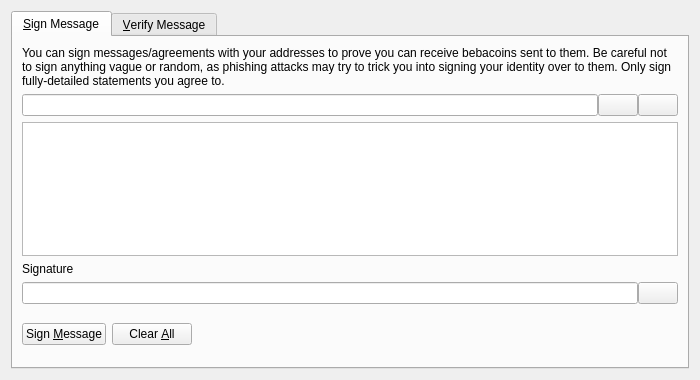
<?xml version="1.0" encoding="UTF-8"?>
<ui version="4.0">
 <class>SignVerifyMessageDialog</class>
 <widget class="QDialog" name="SignVerifyMessageDialog">
  <property name="geometry">
   <rect>
    <x>0</x>
    <y>0</y>
    <width>700</width>
    <height>380</height>
   </rect>
  </property>
  <property name="windowTitle">
   <string>Signatures - Sign / Verify a Message</string>
  </property>
  <property name="modal">
   <bool>true</bool>
  </property>
  <layout class="QVBoxLayout" name="verticalLayout">
   <item>
    <widget class="QTabWidget" name="tabWidget">
     <property name="currentIndex">
      <number>0</number>
     </property>
     <widget class="QWidget" name="tabSignMessage">
      <attribute name="title">
       <string>&amp;Sign Message</string>
      </attribute>
      <layout class="QVBoxLayout" name="verticalLayout_SM">
       <item>
        <widget class="QLabel" name="infoLabel_SM">
         <property name="text">
          <string>You can sign messages/agreements with your addresses to prove you can receive bebacoins sent to them. Be careful not to sign anything vague or random, as phishing attacks may try to trick you into signing your identity over to them. Only sign fully-detailed statements you agree to.</string>
         </property>
         <property name="textFormat">
          <enum>Qt::PlainText</enum>
         </property>
         <property name="wordWrap">
          <bool>true</bool>
         </property>
        </widget>
       </item>
       <item>
        <layout class="QHBoxLayout" name="horizontalLayout_1_SM">
         <property name="spacing">
          <number>0</number>
         </property>
         <item>
          <widget class="QValidatedLineEdit" name="addressIn_SM">
           <property name="toolTip">
            <string>The Bebacoin address to sign the message with</string>
           </property>
          </widget>
         </item>
         <item>
          <widget class="QPushButton" name="addressBookButton_SM">
           <property name="toolTip">
            <string>Choose previously used address</string>
           </property>
           <property name="text">
            <string/>
           </property>
           <property name="icon">
            <iconset resource="../bitcoin.qrc">
             <normaloff>:/icons/address-book</normaloff>:/icons/address-book</iconset>
           </property>
           <property name="shortcut">
            <string>Alt+A</string>
           </property>
           <property name="autoDefault">
            <bool>false</bool>
           </property>
          </widget>
         </item>
         <item>
          <widget class="QPushButton" name="pasteButton_SM">
           <property name="toolTip">
            <string>Paste address from clipboard</string>
           </property>
           <property name="text">
            <string/>
           </property>
           <property name="icon">
            <iconset resource="../bitcoin.qrc">
             <normaloff>:/icons/editpaste</normaloff>:/icons/editpaste</iconset>
           </property>
           <property name="shortcut">
            <string>Alt+P</string>
           </property>
           <property name="autoDefault">
            <bool>false</bool>
           </property>
          </widget>
         </item>
        </layout>
       </item>
       <item>
        <widget class="QPlainTextEdit" name="messageIn_SM">
         <property name="toolTip">
          <string>Enter the message you want to sign here</string>
         </property>
        </widget>
       </item>
       <item>
        <widget class="QLabel" name="signatureLabel_SM">
         <property name="text">
          <string>Signature</string>
         </property>
         <property name="textFormat">
          <enum>Qt::PlainText</enum>
         </property>
        </widget>
       </item>
       <item>
        <layout class="QHBoxLayout" name="horizontalLayout_2_SM">
         <property name="spacing">
          <number>0</number>
         </property>
         <item>
          <widget class="QLineEdit" name="signatureOut_SM">
           <property name="font">
            <font>
             <italic>true</italic>
            </font>
           </property>
           <property name="readOnly">
            <bool>true</bool>
           </property>
          </widget>
         </item>
         <item>
          <widget class="QPushButton" name="copySignatureButton_SM">
           <property name="toolTip">
            <string>Copy the current signature to the system clipboard</string>
           </property>
           <property name="text">
            <string/>
           </property>
           <property name="icon">
            <iconset resource="../bitcoin.qrc">
             <normaloff>:/icons/editcopy</normaloff>:/icons/editcopy</iconset>
           </property>
           <property name="autoDefault">
            <bool>false</bool>
           </property>
          </widget>
         </item>
        </layout>
       </item>
       <item>
        <layout class="QHBoxLayout" name="horizontalLayout_3_SM">
         <item>
          <widget class="QPushButton" name="signMessageButton_SM">
           <property name="toolTip">
            <string>Sign the message to prove you own this Bebacoin address</string>
           </property>
           <property name="text">
            <string>Sign &amp;Message</string>
           </property>
           <property name="icon">
            <iconset resource="../bitcoin.qrc">
             <normaloff>:/icons/edit</normaloff>:/icons/edit</iconset>
           </property>
           <property name="autoDefault">
            <bool>false</bool>
           </property>
          </widget>
         </item>
         <item>
          <widget class="QPushButton" name="clearButton_SM">
           <property name="toolTip">
            <string>Reset all sign message fields</string>
           </property>
           <property name="text">
            <string>Clear &amp;All</string>
           </property>
           <property name="icon">
            <iconset resource="../bitcoin.qrc">
             <normaloff>:/icons/remove</normaloff>:/icons/remove</iconset>
           </property>
           <property name="autoDefault">
            <bool>false</bool>
           </property>
          </widget>
         </item>
         <item>
          <spacer name="horizontalSpacer_1_SM">
           <property name="orientation">
            <enum>Qt::Horizontal</enum>
           </property>
           <property name="sizeHint" stdset="0">
            <size>
             <width>40</width>
             <height>48</height>
            </size>
           </property>
          </spacer>
         </item>
         <item>
          <widget class="QLabel" name="statusLabel_SM">
           <property name="font">
            <font>
             <weight>75</weight>
             <bold>true</bold>
            </font>
           </property>
           <property name="text">
            <string/>
           </property>
           <property name="wordWrap">
            <bool>true</bool>
           </property>
          </widget>
         </item>
         <item>
          <spacer name="horizontalSpacer_2_SM">
           <property name="orientation">
            <enum>Qt::Horizontal</enum>
           </property>
           <property name="sizeHint" stdset="0">
            <size>
             <width>40</width>
             <height>48</height>
            </size>
           </property>
          </spacer>
         </item>
        </layout>
       </item>
      </layout>
     </widget>
     <widget class="QWidget" name="tabVerifyMessage">
      <attribute name="title">
       <string>&amp;Verify Message</string>
      </attribute>
      <layout class="QVBoxLayout" name="verticalLayout_VM">
       <item>
        <widget class="QLabel" name="infoLabel_VM">
         <property name="text">
          <string>Enter the receiver's address, message (ensure you copy line breaks, spaces, tabs, etc. exactly) and signature below to verify the message. Be careful not to read more into the signature than what is in the signed message itself, to avoid being tricked by a man-in-the-middle attack. Note that this only proves the signing party receives with the address, it cannot prove sendership of any transaction!</string>
         </property>
         <property name="textFormat">
          <enum>Qt::PlainText</enum>
         </property>
         <property name="alignment">
          <set>Qt::AlignLeading|Qt::AlignLeft|Qt::AlignTop</set>
         </property>
         <property name="wordWrap">
          <bool>true</bool>
         </property>
        </widget>
       </item>
       <item>
        <layout class="QHBoxLayout" name="horizontalLayout_1_VM">
         <property name="spacing">
          <number>0</number>
         </property>
         <item>
          <widget class="QValidatedLineEdit" name="addressIn_VM">
           <property name="toolTip">
            <string>The Bebacoin address the message was signed with</string>
           </property>
          </widget>
         </item>
         <item>
          <widget class="QPushButton" name="addressBookButton_VM">
           <property name="toolTip">
            <string>Choose previously used address</string>
           </property>
           <property name="text">
            <string/>
           </property>
           <property name="icon">
            <iconset resource="../bitcoin.qrc">
             <normaloff>:/icons/address-book</normaloff>:/icons/address-book</iconset>
           </property>
           <property name="shortcut">
            <string>Alt+A</string>
           </property>
           <property name="autoDefault">
            <bool>false</bool>
           </property>
          </widget>
         </item>
        </layout>
       </item>
       <item>
        <widget class="QPlainTextEdit" name="messageIn_VM"/>
       </item>
       <item>
        <widget class="QValidatedLineEdit" name="signatureIn_VM"/>
       </item>
       <item>
        <layout class="QHBoxLayout" name="horizontalLayout_2_VM">
         <item>
          <widget class="QPushButton" name="verifyMessageButton_VM">
           <property name="toolTip">
            <string>Verify the message to ensure it was signed with the specified Bebacoin address</string>
           </property>
           <property name="text">
            <string>Verify &amp;Message</string>
           </property>
           <property name="icon">
            <iconset resource="../bitcoin.qrc">
             <normaloff>:/icons/transaction_0</normaloff>:/icons/transaction_0</iconset>
           </property>
           <property name="autoDefault">
            <bool>false</bool>
           </property>
          </widget>
         </item>
         <item>
          <widget class="QPushButton" name="clearButton_VM">
           <property name="toolTip">
            <string>Reset all verify message fields</string>
           </property>
           <property name="text">
            <string>Clear &amp;All</string>
           </property>
           <property name="icon">
            <iconset resource="../bitcoin.qrc">
             <normaloff>:/icons/remove</normaloff>:/icons/remove</iconset>
           </property>
           <property name="autoDefault">
            <bool>false</bool>
           </property>
          </widget>
         </item>
         <item>
          <spacer name="horizontalSpacer_1_VM">
           <property name="orientation">
            <enum>Qt::Horizontal</enum>
           </property>
           <property name="sizeHint" stdset="0">
            <size>
             <width>40</width>
             <height>48</height>
            </size>
           </property>
          </spacer>
         </item>
         <item>
          <widget class="QLabel" name="statusLabel_VM">
           <property name="font">
            <font>
             <weight>75</weight>
             <bold>true</bold>
            </font>
           </property>
           <property name="text">
            <string/>
           </property>
           <property name="wordWrap">
            <bool>true</bool>
           </property>
          </widget>
         </item>
         <item>
          <spacer name="horizontalSpacer_2_VM">
           <property name="orientation">
            <enum>Qt::Horizontal</enum>
           </property>
           <property name="sizeHint" stdset="0">
            <size>
             <width>40</width>
             <height>48</height>
            </size>
           </property>
          </spacer>
         </item>
        </layout>
       </item>
      </layout>
     </widget>
    </widget>
   </item>
  </layout>
 </widget>
 <customwidgets>
  <customwidget>
   <class>QValidatedLineEdit</class>
   <extends>QLineEdit</extends>
   <header>qvalidatedlineedit.h</header>
  </customwidget>
 </customwidgets>
 <resources>
  <include location="../bitcoin.qrc"/>
 </resources>
 <connections/>
</ui>
